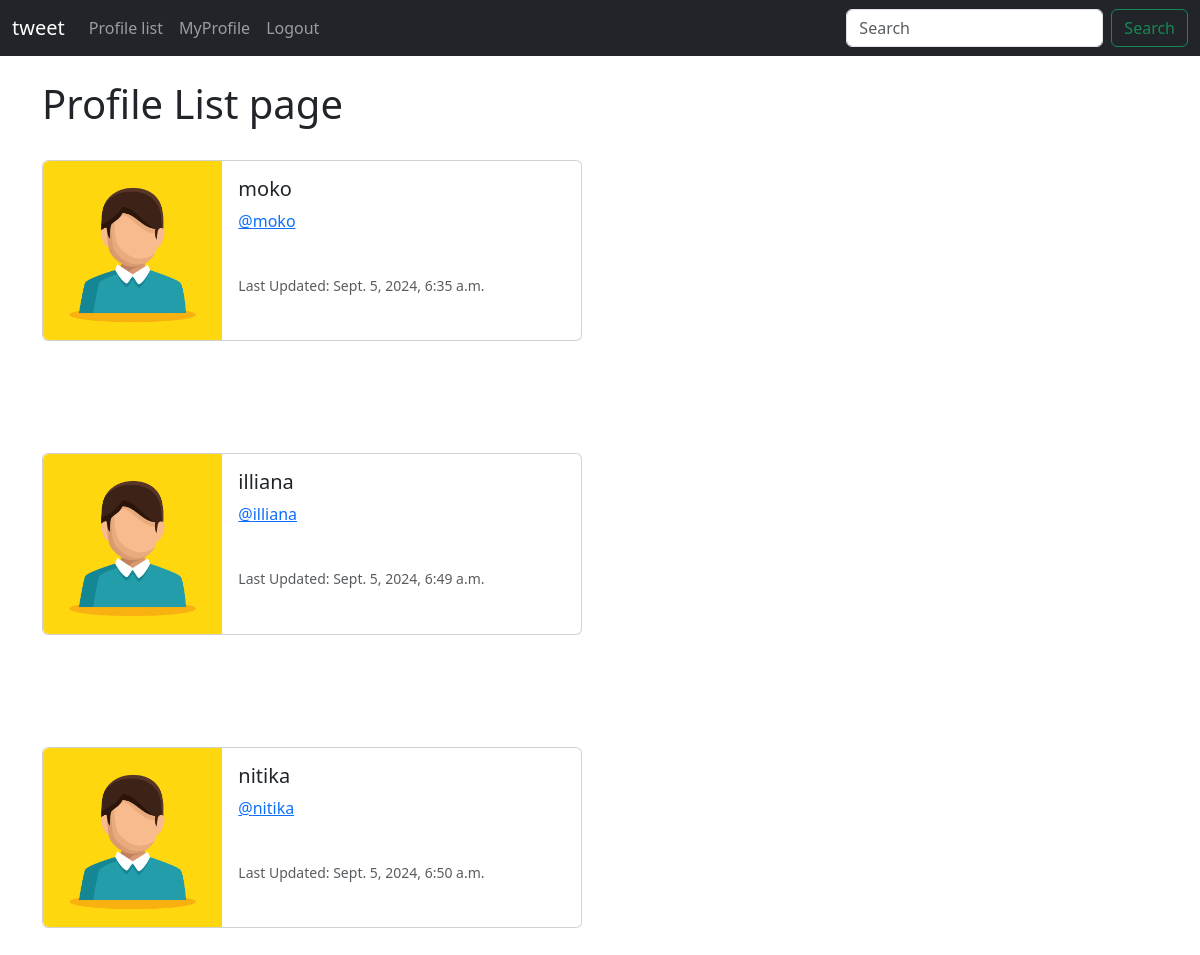
Screenshot of /profile_list/ (signed in) with the database file from the repository.
### app/models.py (models this page shows)
class Profile(models.Model):
    user = models.OneToOneField(User,on_delete=models.CASCADE)
    follows= models.ManyToManyField("self",related_name="followed_by",symmetrical=False,blank=True)
    date_modified = models.DateTimeField(User,auto_now=True)

### app/views.py (the view)
# urls.py: path('profile_list/',views.profile_list,name='profile_list'),
def profile_list(request):
    if request.user.is_authenticated:
     profiles = Profile.objects.exclude(user=request.user)
     return render(request,'profile_list.html',{"profiles":profiles})
    else:
       messages.success(request,("you must be logged in "))
       return redirect('home.html')

### app/templates/profile_list.html (shortened to what this page needs)
{% extends 'base.html' %}
{% load static %}
{% block content %}
<h1>Profile List page </h1>
{% if profiles %}
  {% for profile in profiles %}
  <div class="card mb-3" style="max-width: 540px;">
    <div class="row g-0">
      <div class="col-md-4">
        <img src="{% static 'images/user.jpg' %}" class="img-fluid rounded-start" alt="profile">
      </div>
      <div class="col-md-8">
        <div class="card-body">
          <h5 class="card-title">{{ profile.user.username }}</h5>
          <p class="card-text"><a href="{% url 'profile' profile.user.id  %}"> @{{ profile.user.username | lower}}</a> </p>
          <p class="card-text"><small class="text-muted">Last Updated: {{ profile.date_modified }}</small></p>
        </div>
      </div>
    </div>
  </div>
   {% endfor %}
{% endif %}
{% endblock %}

### app/templates/base.html (shortened to what this page needs)
<!doctype html>
<html lang="en">
  <head>
    <link href="https://cdn.jsdelivr.net/npm/bootstrap@5.3.3/dist/css/bootstrap.min.css" rel="stylesheet">
  </head>
  <body>
    {% include 'navbar.html' %}
    <div class="container">
    {% block content %}
    {% endblock %}
    </div>
  </body>
</html>

### app/templates/navbar.html (shortened to what this page needs)
<nav class="navbar navbar-expand-lg navbar-dark bg-dark">
    <div class="container-fluid">
      <a class="navbar-brand" href="{% url 'home' %}">tweet</a>
      <div class="collapse navbar-collapse" id="navbarSupportedContent">
        <ul class="navbar-nav me-auto mb-2 mb-lg-0">
          <li class="nav-item">
            <a class="nav-link"
             href="{% url 'profile_list' %}">Profile list</a>
          </li>
          {% if user.is_authenticated %}
          <li class="nav-item">
            <a class="nav-link"
             href="{% url 'profile' request.user.id  %}">MyProfile</a>
          </li>
          <li class="nav-item">
            <a class="nav-link"
             href="{% url 'logout' %}">Logout </a>
          </li>
          {% else %}
          <li class="nav-item">
            <a class="nav-link"
             href="{% url 'login' %}">Login</a>
          </li>
          {% endif %}
        </ul>
        <form class="d-flex" role="search">
          <input class="form-control me-2" type="search" placeholder="Search" aria-label="Search">
          <button class="btn btn-outline-success" type="submit">Search</button>
        </form>
      </div>
    </div>
  </nav>

### rows the page displays
Profile: user.username "moko", date_modified "Sept. 5, 2024, 6:35 a.m."
Profile: user.username "illiana", date_modified "Sept. 5, 2024, 6:49 a.m."
Profile: user.username "nitika", date_modified "Sept. 5, 2024, 6:50 a.m."
